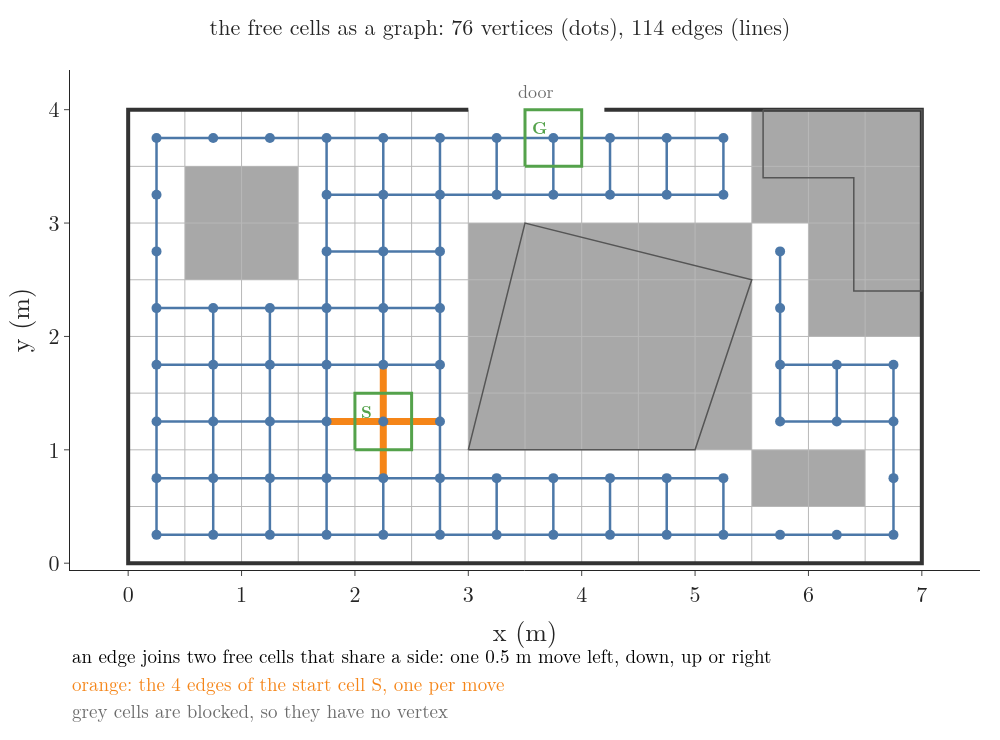

Python code for this plot:
"""Figure 2: the free cells of the room's 0.5 m grid as a graph. Each of the 76 free cells is a vertex (a dot at its
centre); two vertices are joined by an edge (a line) when the cells share a side, so one 0.5 m move left, down, up
or right goes between them: 114 edges. The start cell's 4 edges are orange: all four moves from S stay in free
cells. Run: python grid_graph.py -> grid_graph.png"""
from pathlib import Path

import plotly.graph_objects as go
from gifkit import GREY, ORANGE
from griddraw import axes, grid_lines, grid_trace, layout, lines_below, room_lines, start_goal
from roomsearch import FREE, START, centre, neighbours

here = Path(__file__).parent
EDGES = sorted({tuple(sorted((c, n))) for c in FREE for n, _ in neighbours(c)})
SN = [n for n, _ in neighbours(START)]
assert len(FREE) == 76 and len(EDGES) == 114 and len(SN) == 4

fig = go.Figure()
fig.add_trace(grid_trace())
fig.add_trace(grid_lines())
for t in room_lines():
    fig.add_trace(t)
xs, ys = [], []
for a, b in EDGES:
    (x0, y0), (x1, y1) = centre(a), centre(b)
    xs += [x0, x1, None]
    ys += [y0, y1, None]
fig.add_trace(go.Scatter(x=xs, y=ys, mode="lines", line=dict(color="#4C78A8", width=2.5), hoverinfo="skip"))
for n in SN:
    (x0, y0), (x1, y1) = centre(START), centre(n)
    fig.add_trace(go.Scatter(x=[x0, x1], y=[y0, y1], mode="lines", line=dict(color=ORANGE, width=7),
                             hoverinfo="skip"))
px, py = zip(*(centre(c) for c in FREE))
fig.add_trace(go.Scatter(x=px, y=py, mode="markers", marker=dict(size=10, color="#4C78A8"), hoverinfo="skip"))
start_goal(fig)
axes(fig)
layout(fig, height=740, title="the free cells as a graph: 76 vertices (dots), 114 edges (lines)", b=170)
lines_below(fig, [("an edge joins two free cells that share a side: one 0.5 m move left, down, up or right", "black"),
                  ("orange: the 4 edges of the start cell S, one per move", ORANGE),
                  ("grey cells are blocked, so they have no vertex", GREY)], y0=-0.14)
fig.write_image(here / "grid_graph.png")
print(len(FREE), "vertices", len(EDGES), "edges; start neighbours", SN)
